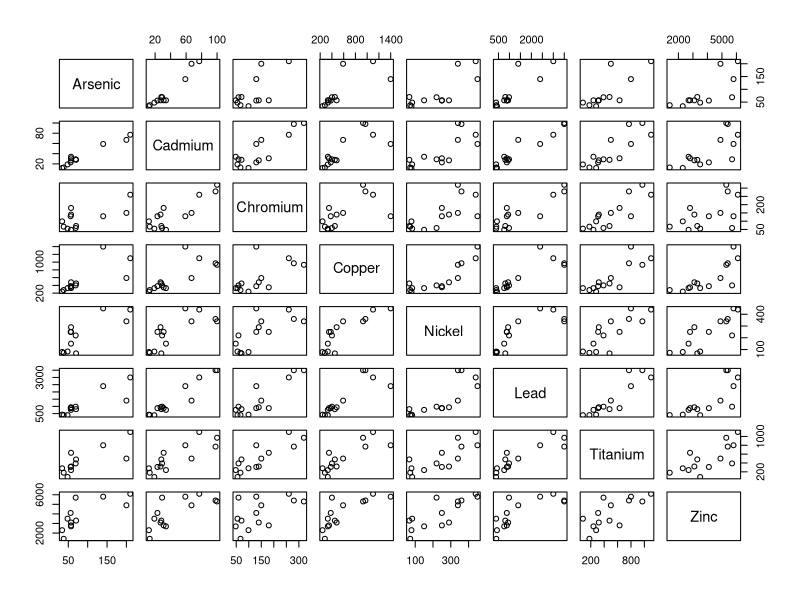

Write the R code that produced this figure.
uk.metals<-read.csv('UK.txt',sep='\t')
uk.north.sea<-t(uk.metals[,3:16])
dimnames(uk.north.sea)[[2]]<-c('Arsenic',
   'Cadmium',
   'Chromium',
   'Copper',
   'Nickel',
   'Lead',
   'Titanium',
   'Zinc'
)
dimnames(uk.north.sea)[[1]]<-c(1987:2000)
uk.north.sea
pairs(uk.north.sea)
r<-matrix(nrow=8,ncol=8)
for(i in 1:8){
   for (j in 1:8){
      temp<-cor.test(uk.north.sea[,i],uk.north.sea[,j])
     r[i,j]=temp[[4]][[1]]
   }
}
n<-c('Arsenic',
   'Cadmium',
   'Chromium',
   'Copper',
   'Nickel',
   'Lead',
   'Titanium',
   'Zinc'
)
dimnames(r)[[2]]<-n
dimnames(r)[[1]]<-n
r


